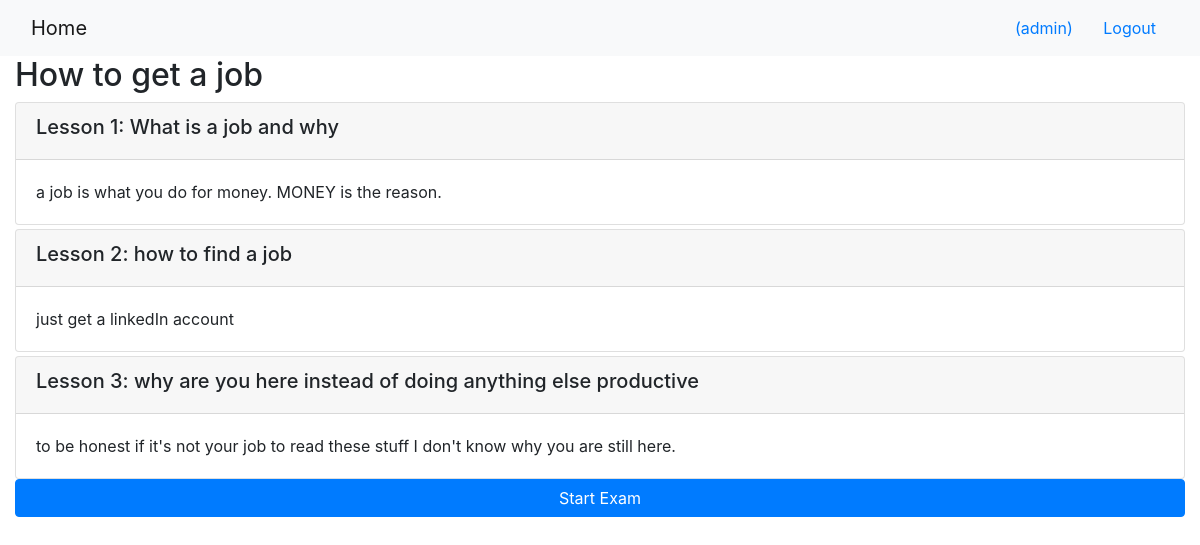
The app's page /onlinecourse/2/ (signed in) with its own data.
### onlinecourse/models.py (models this page shows, shortened)
class Course(models.Model):
    name = models.CharField(null=False, max_length=30, default='online course')
    image = models.ImageField(upload_to='course_images/')
    description = models.CharField(max_length=1000)
    pub_date = models.DateField(null=True)
    instructors = models.ManyToManyField(Instructor)
    users = models.ManyToManyField(settings.AUTH_USER_MODEL, through='Enrollment')
    total_enrollment = models.IntegerField(default=0)
    is_enrolled = False

class Lesson(models.Model):
    title = models.CharField(max_length=200, default="title")
    order = models.IntegerField(default=0)
    course = models.ForeignKey(Course, on_delete=models.CASCADE)
    content = models.TextField()

### onlinecourse/views.py (the view)
# urls.py: path('<int:pk>/', views.CourseDetailView.as_view(), name='course_details'),
class CourseDetailView(generic.DetailView):
    model = Course
    template_name = 'onlinecourse/course_detail_bootstrap.html'

### onlinecourse/templates/onlinecourse/course_detail_bootstrap.html (shortened to what this page needs)
<!DOCTYPE html>
<html lang="en">
<head>
     {% load static %}
    <link rel="stylesheet" href="https://maxcdn.bootstrapcdn.com/bootstrap/4.5.2/css/bootstrap.min.css">
</head>
<body>
    <nav class="navbar navbar-light bg-light">
        <div class="container-fluid">
            <div class="navbar-header">
                  <a class="navbar-brand" href="{% url 'onlinecourse:index' %}">Home</a>
            </div>
            <ul class="nav navbar-nav navbar-right">
                {% if user.is_authenticated %}
                <li>
                    <a class="btn btn-link" href="#">{{ user.first_name }}({{ user.username }})</a>
                    <a class="btn btn-link" href="{% url 'onlinecourse:logout' %}">Logout</a>
                </li>
                {% endif %}
            </ul>
        </div>
    </nav>
    <div class="container-fluid">
            <h2>{{ course.name }}</h2>
            <div class="card-columns-vertical">
                {% for lesson in course.lesson_set.all %}
                    <div class="card mt-1">
                        <div class="card-header"><h5>Lesson {{lesson.order|add:1}}: {{lesson.title}}</h5></div>
                        <div class="card-body">{{lesson.content}}</div>
                    </div>
                {% endfor %}
            </div>
            {% if user.is_authenticated %}
            <p>
                <button class="btn btn-primary btn-block" type="button" data-toggle="collapse" data-target="#exam"
                    aria-expanded="false" aria-controls="exam">
                    Start Exam
                </button>
            </p>
            {% endif %}
    </div>
</body>
</html>

### records on screen
Course: name "How to get a job"
Lesson: order|add "1", title "What is a job and why", content "a job is what you do for money. MONEY is the reason."
Lesson: order|add "2", title "how to find a job", content "just get a linkedIn account"
Lesson: order|add "3", title "why are you here instead of doing anything else productive", content "to be honest if it's not your job to read these stuff I don't know why you are still here."

### other values on screen
{{ user.username }} "admin"
